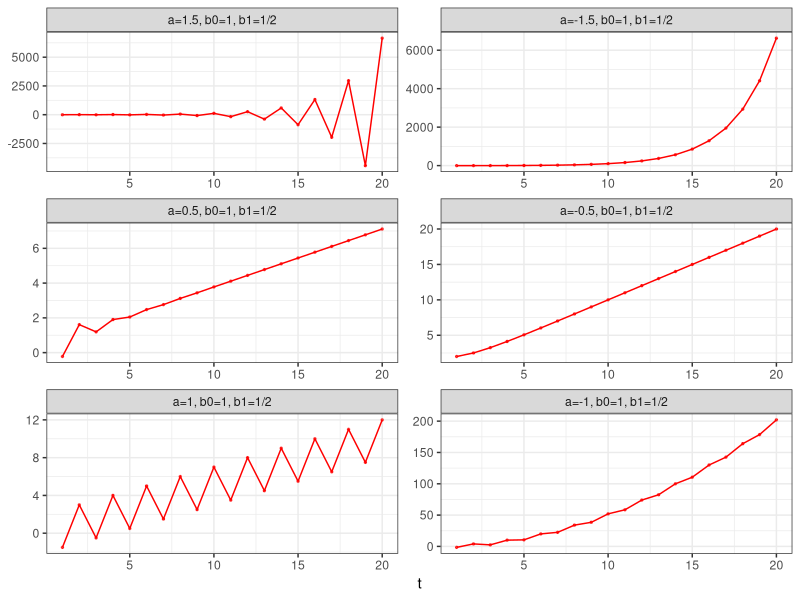
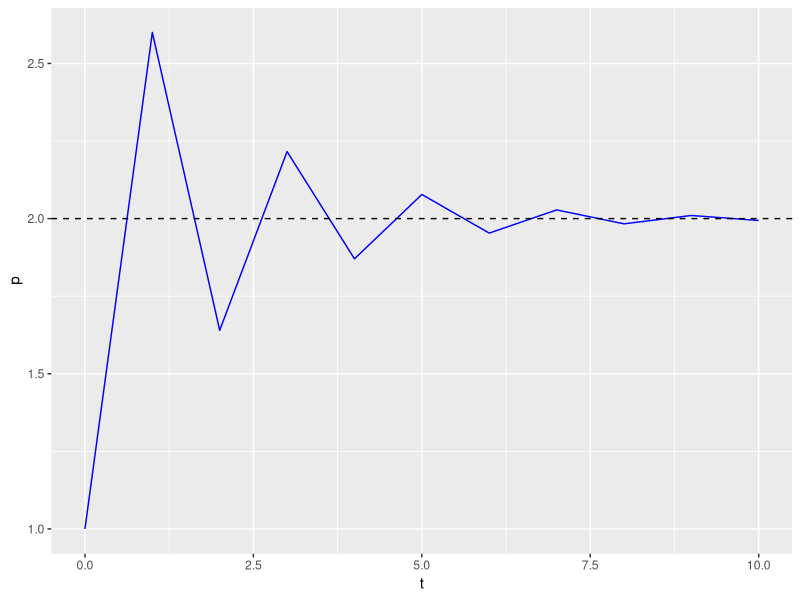
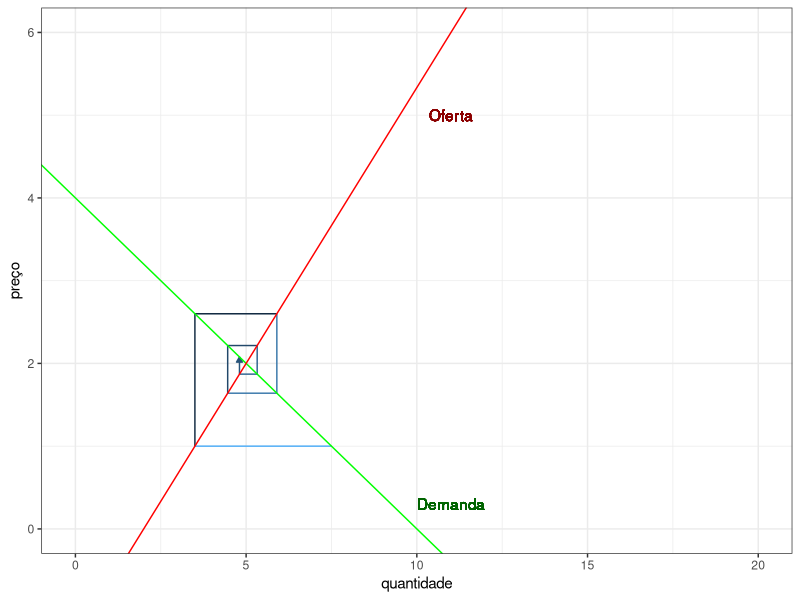

R code for these plots, in order: (Note: this script raises an error after producing the figures.)
library(tidyverse)

teste <- "a = 21"

tibble::tibble("a = 21" = 2)


a <- c(1.5,-1.5,0.5,-0.5,1,-1) # constantes
mu_0 <- c(8/25,-4,4/9,0,0,3/4)
mu_1 <- c(1/5,-1,1/3,1,1/2,1/4)
y_0 <- 2                # condição inicial
y <- tibble("a=1.5, b0=1, b1=1/2" = rep(0,20),"a=-1.5, b0=1, b1=1/2" = rep(0,20),
            "a=0.5, b0=1, b1=1/2" = rep(0,20),"a=-0.5, b0=1, b1=1/2" = rep(0,20),
            "a=1, b0=1, b1=1/2" = rep(0,20),"a=-1, b0=1, b1=1/2" = rep(0,20),
            t = 1:20)

for (i in 1:5){
  for(t in 1:20){ 
    y[t,i] <- (-a[i])^t*y_0 + mu_0[i] + mu_1[i]*t
  }
}  

for(t in 1:20){ 
  y[t,6] <- (-a[i])^t*y_0 + mu_0[i]*t + mu_1[i]*t^2
}
 
y %>% 
  pivot_longer(cols = 1:6,
               names_to="funcao",
               values_to = "values") %>% 
  ggplot(aes(x = t, y = values))+
  facet_wrap(vars(factor(funcao,levels = unique(funcao))),scales = "free",ncol=2)+
  geom_line(color = "red")+
  geom_point(alpha = .7,size=.5,color = "red")+
  labs(y = NULL)+
  theme_bw()



## Preços

a <- 10
b <- -2.5
a1 <- 2
b1 <- 1.5 

p_eq <- (a1-a)/(b-b1)
t <- 0:10
p_0 <- 1

oferta <- data.frame(p = c(p_0,rep(NA, 10)),
                     s = c(0,rep(NA,10)),
                     d = c(a + b*p_0,rep(NA, 10)),
                     t = 0:10)
for (t in 2:11){
  oferta[t,"p"] <- (p_0 - p_eq)*(b1/b)^(t-1) + p_eq
  oferta[t,"s"] <- a + b*oferta[t-1,"p"]
  oferta[t,"d"] <- a1 + b1*oferta[t,"p"]
}

oferta %>% 
  ggplot(aes(t,p))+
  geom_line(colour = "blue")+
  geom_hline(yintercept = p_eq, linetype= "dashed")

fases <- 
oferta %>%
  mutate("qtd" = s) %>% 
  pivot_longer(cols = s:d,
               names_to = "tipo",
               values_to = "qtde") 

fases <- as.data.frame(fases)
fases$qtd <- c(fases[4:14,"qtd"],rep(NA,11))


fases %>% 
  ggplot(aes(qtd,p))+
  geom_path(aes(color = qtd),arrow = arrow(type = "closed",length = unit(0.15, "cm")))+
  geom_abline(slope = 1/b, intercept = -a/b, color = "green")+
  geom_text(aes(x = 11, y = .3, label = "Demanda"), color = "darkgreen")+
  geom_abline(slope = 1/b1, intercept = -a1/b1, color = "red")+
  geom_text(aes(x = 11, y = 5, label = "Oferta"), color = "darkred")+
  scale_x_continuous(limits = c(0,20))+
  scale_y_continuous(limits = c(0,6))+
  labs(x = "quantidade",
       y = "preço")+
  theme_bw()+
  theme(legend.position = "none")


# 2a ordem

a_1 <- c(1.5,-1.5,0.5,-0.5,1,-1) # constantes
a_2
lambda_1 <- c(0.5,0.5,0.5)
lambda_2 <- c(0.2,1.3,-1.3)
y <- tibble("lambda_1 = 0.5, lambda_2 = 0.2" = rep(0,20),
            "lambda_1 = 0.5, lambda_2 = 1.3" = rep(0,20),
            "lambda_1 = -0.5, lambda_2 = 1.3" = rep(0,20),
            t = 1:20)

for (i in 1:3){
  for(t in 1:20){ 
    y[t,i] <- lambda_1[i]^t + lambda_2[i]^t
  }
}  


y %>% 
  pivot_longer(cols = 1:3,
               names_to="funcao",
               values_to = "values") %>% 
  ggplot(aes(x = t, y = values))+
  facet_wrap(vars(factor(funcao,levels = unique(funcao))),
             scales = "free",
             ncol=1)+
  geom_line(color = "red")+
  geom_point(alpha = .7,size=1.5,color = "red")+
  labs(y = NULL,
       x = "tempo")+
  theme_bw()


# resolvendo característico
a_0 <- 1
a_1 <- -3
a_2 <- 2
coeficientes <- c(a_2,a_1,a_0)

raizes <- polyroot(coeficientes)
Re(raizes)

matriz <-  matrix(c(1,raizes[1],1,raizes[2]),ncol = 2)
iniciais <- c(2,3)

cte <- solve(Re(matriz))%*%iniciais
cte

for(t in 3:20){ 
  y[t,"y"] <- cte[1]*Re(raizes[1])^t + cte[2]*raizes[2]^t
}

# theta = arccos(c/r)

y <- tibble(y = rep(0,100),
            t = 1:100)
y[1,"y"] <- 0   # y_0
y[2,"y"] <- 100   # y_1

a_0 <- 1
a_1 <- -sqrt(3)
a_2 <- 1
coeficientes <- c(a_2,a_1,a_0)

raizes <- polyroot(coeficientes)
r <- Mod(raizes[1])
omega <- Arg(raizes[1])

A_1 <- y[1,"y"]
A_2 <- (y[2,"y"]-r*y[1,"y"]*cos(omega))/(r*sin(omega))

for(t in 3:100){ 
  y[t,"y"] <- r^t*(A_1*cos(omega*t) + A_2*sin(omega*t))
}

#Gráfico
y %>% 
  ggplot(aes(x = t, y = y))+
  geom_line(color = "red")+
  geom_point(alpha = .7,size=1.5,color = "red")+
  geom_hline(yintercept = 0, linetype = "dashed")+
  labs(y = NULL,
       x = "tempo")+
  theme_bw()

